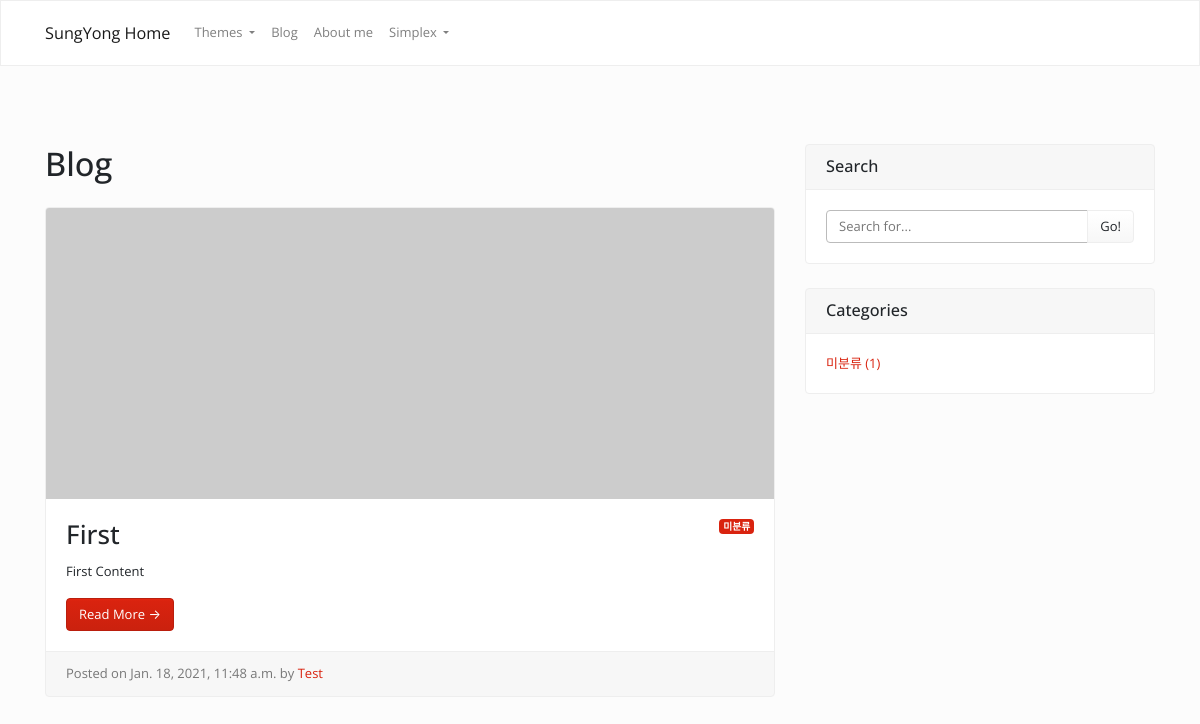
The page /blog/ on the database as committed earlier.
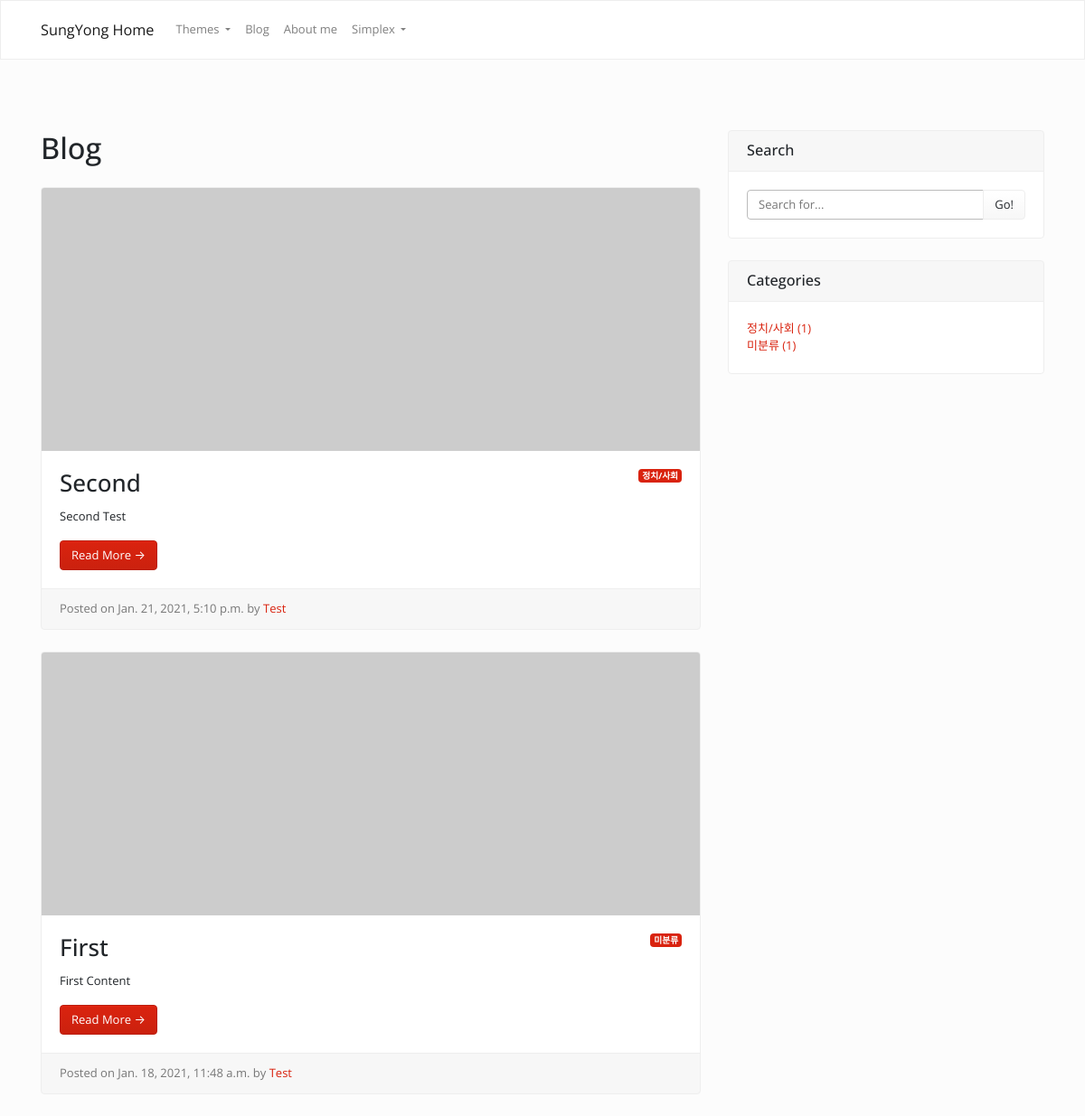
The same page on the database as committed later.
### blog/models.py (models this page shows, shortened)
class Post(models.Model):
    title = models.CharField(max_length=30)
    content = models.TextField()
    image = models.ImageField(upload_to='blog/%Y/%m/%d/', blank=True)
    created = models.DateTimeField()
    author = models.ForeignKey(User, on_delete=models.CASCADE)
    category = models.ForeignKey(Category, blank=True, null=True, on_delete=models.SET_NULL)
    def get_absolute_url(self):
        return '/blog/{}/'.format(self.pk)

class Category(models.Model):
    name = models.CharField(max_length=25, unique=True)
    description = models.TextField(blank=True)
    def __str__(self):
        return self.name
    class Meta:
        verbose_name_plural = 'categories'

### blog/views.py (the view)
# urls.py: path('', views.PostList.as_view()),
class PostList(ListView):
    model = Post
    def get_queryset(self):
        return Post.objects.order_by('-created')
    def get_context_data(self, *, object_list=None, **kwargs):
        context = super(PostList, self).get_context_data(**kwargs)
        context['category_list'] = Category.objects.all()
        context['posts_without_category'] = Post.objects.filter(category=None).count()
        return context

### blog/templates/blog/post_list.html
{% extends 'blog/base.html' %}
       {% block content %}
       <h1 class="my-4">Blog</h1>
       {% if object_list.exists %}
           {% for p in object_list %}
           <div class="card mb-4">
              {% if p.image %}
                <img class="card-img-top" src="{{p.image.url}}" alt="Card image cap">
              {% else %}
                <img class="card-img-top" src="https://picsum.photos/750/300" alt="Card image cap">
              {% endif %}
             <div class="card-body">
                 {% if p.category %}
                 <span class="badge badge-primary float-right">{{ p.category }}</span>
                 {% else %}
                 <span class="badge badge-primary float-right">미분류</span>
                 {% endif %}
                 <h2 class="card-title">{{ p.title }}</h2>
                 <p class="card-text">{{ p.content | truncatewords:50}}</p>
                 <a href="{{p.get_absolute_url}}" class="btn btn-primary" id="read-more-post-{{p.pk}}">Read More &rarr;</a>
             </div>
             <div class="card-footer text-muted">
               Posted on {{p.created}} by
               <a href="#">{{ p.author }}</a>
             </div>
           </div>
           {% endfor %}
           {% else %}
              <h3>아직 게시물이 없습니다. </h3>
       {% endif %}
       {% endblock %}

### blog/templates/blog/base.html (shortened to what this page needs)
<!DOCTYPE html>
{% load static %}
<html lang="ko">
<head>
    <link rel="stylesheet" href="{% static "blog/bootstrap/bootstrap.css" %}">
    <link rel="stylesheet" href="{% static "blog/_assets/css/custom.min.css" %}">
</head>
<body>
  <div class="navbar navbar-expand-lg fixed-top navbar-light bg-light" id="navbar">
     <div class="container">
       <a href="../" class="navbar-brand">SungYong Home</a>
       <div class="collapse navbar-collapse" id="navbarResponsive">
         <ul class="navbar-nav">
           <li class="nav-item dropdown">
             <a class="nav-link dropdown-toggle" data-toggle="dropdown" href="#" id="themes">Themes </a>
           </li>
           <li class="nav-item">
             <a class="nav-link" href="/blog/">Blog</a>
           </li>
           <li class="nav-item">
             <a class="nav-link" href="/about_me/">About me</a>
           </li>
           <li class="nav-item dropdown">
             <a class="nav-link dropdown-toggle" data-toggle="dropdown" href="#" id="download">Simplex </a>
           </li>
         </ul>
       </div>
     </div>
   </div>
<div class="container">
   <div class="row">
     <div class="col-md-8" id="main_div">
          {% block content %}
          {% endblock %}
     </div>
     <div class="col-md-4" id="sid_div">
       <div class="card my-4">
         <h5 class="card-header">Search</h5>
         <div class="card-body">
           <div class="input-group">
             <input type="text" class="form-control" placeholder="Search for...">
             <span class="input-group-append">
               <button class="btn btn-secondary" type="button">Go!</button>
             </span>
           </div>
         </div>
       </div>
       <div class="card my-4" id="category-card">
         <h5 class="card-header">Categories</h5>
         <div class="card-body">
           <div class="row">
             <div class="col-lg-6">
               <ul class="list-unstyled mb-0">
                 {% for category in category_list %}
                 <li>
                   <a href="#">{{ category.name }} ({{ category.post_set.count }}) </a>
                 </li>
                 {% endfor %}
                 <li>
                   <a href="#">미분류 ({{ posts_without_category }})</a>
                 </li>
               </ul>
             </div>
           </div>
         </div>
       </div>
     </div>
   </div>
</div>
</body>
</html>

Rows that differ between the two databases and show on the page:
added Post: category "정치/사회", title "Second", content "Second Test", created "Jan. 21, 2021, 5:10 p.m.", author "Test"
added Category: name "정치/사회", post_set.count "1"
